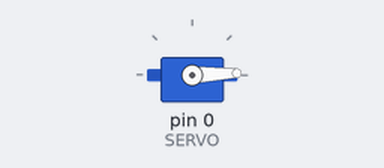
A sketch run on a simulated Arduino Uno, built with avr-gcc and run on an emulated ATmega328P. Parts: servo.

Above: at 0.05 s.
At 1.75 s:
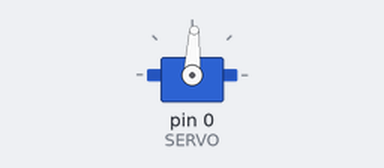
At 3.45 s:
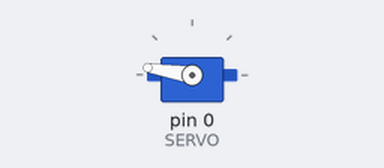
At 6.9 s:
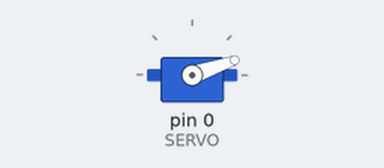
Timing chart, 0 to 9.5 s (numbered marks = the images above):
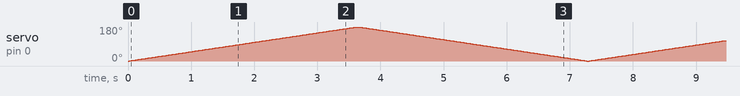

The sketch:

16_04_26_servomotor.ino
```cpp
#include <Servo.h>
#define SERVO 0

Servo servomotor;

void setup(){
  servomotor.attach(SERVO);
}

void loop(){
  int rot = 0;

  for(rot; rot <=180; rot++){
    servomotor.write(rot);
    delay(20);
  }

  for(rot; rot >=0; rot--){
    servomotor.write(rot);
    delay(20);
  }
}
```
